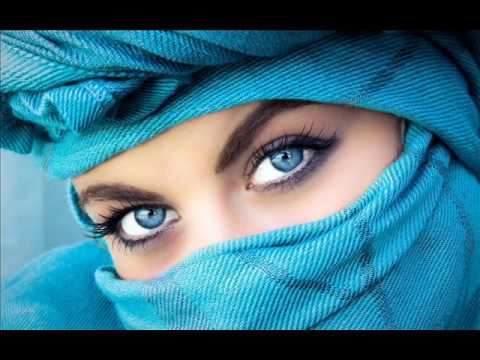
#> input picture images/coverimage3.jpg, 480 x 360 px; the run also reads 1 picture not shown here
$ python histrogram.py   (Python 2 division)
#> lines starting #> are read from the running program, lines starting #| are printed output that depends on the picture
import cv2
import numpy as np
from matplotlib import pyplot as plt

imagename = 'coverimage3.jpg'


imagepath = 'images/'+imagename

print imagepath
img = cv2.imread(imagepath, -1)
#> img is the input picture: shape (360, 480, 3); mean B, G, R 133.5, 116.1, 62

img2= cv2.imread('images/coverimage3_shifted.png', -1)
img3= cv2.imread('shifted (copy).png', -1)
# cv2.imshow('GoldenGate',img)

def his(img):
    color = ('b','g','r')
    for channel,col in enumerate(color):
        histr = cv2.calcHist([img],[channel],None,[256],[0,256])
        plt.plot(histr,color = col)
        plt.plot(histr,color = col)
        plt.xlim([0,256])
    plt.title('Histogram for color scale picture')
    plt.show()
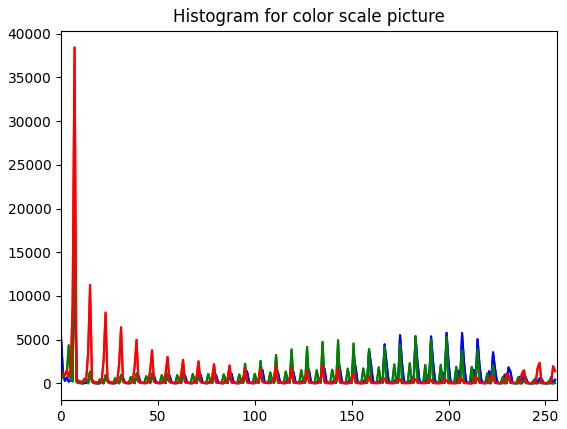
#> figure drawn by matplotlib, 1 panel; curve peaks at x = 7, y = 17684; curve peaks at x = 7, y = 17684; curve peaks at x = 7, y = 19372

    while True:
        k = cv2.waitKey(0) & 0xFF
#> (key Esc is pressed here)
        if k == 27: break             # ESC key to exit
    # cv2.destroyAllWindows()

his(img2)

# image = raw_input('enter image name: ')
# print image
